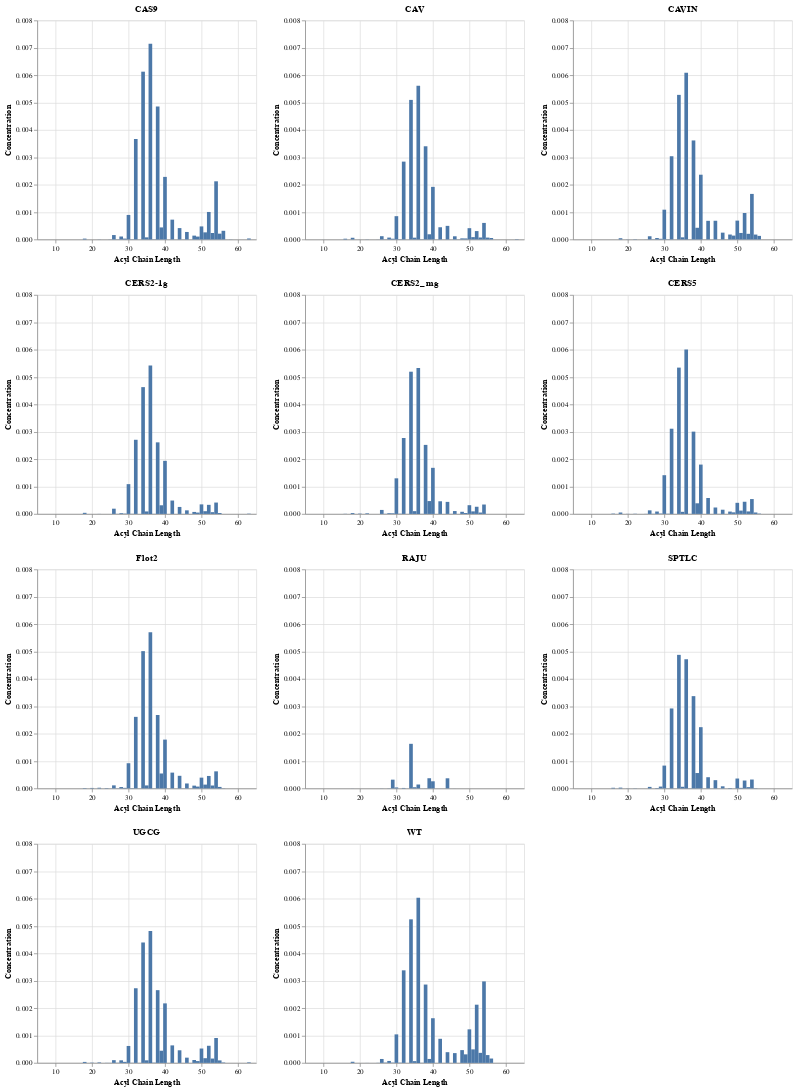

The notebook cell this image was saved under:
### Code cell
a = alt.Chart(ptns).mark_bar().encode(
    x='Acyl Chain Length:Q',
    y=alt.Y('CAS9:Q').title('Concentration'),
    tooltip=['Acyl Chain Length', 'CAS9']
).properties(
    title='CAS9'
)

b = alt.Chart(ptns).mark_bar().encode(
    x='Acyl Chain Length:Q',
    y=alt.Y('CAV:Q').title('Concentration').scale(domain=[0,.008]),
    tooltip=['Acyl Chain Length', 'CAV']
).properties(
    title='CAV'
)

c = alt.Chart(ptns).mark_bar().encode(
    x='Acyl Chain Length:Q',
    y=alt.Y('CAVIN:Q').title('Concentration').scale(domain=[0,.008]),
    tooltip=['Acyl Chain Length', 'CAVIN']
).properties(
    title='CAVIN'
)

d = alt.Chart(ptns).mark_bar().encode(
    x='Acyl Chain Length:Q',
    y=alt.Y('CERS2-1g:Q').title('Concentration').scale(domain=[0,.008]),
    tooltip=['Acyl Chain Length', 'CERS2-1g']
).properties(
    title='CERS2-1g'
)

e = alt.Chart(ptns).mark_bar().encode(
    x='Acyl Chain Length:Q',
    y=alt.Y('CERS2_mg:Q').title('Concentration').scale(domain=[0,.008]),
    tooltip=['Acyl Chain Length', 'CERS2_mg']
).properties(
    title='CERS2_mg'
)

f = alt.Chart(ptns).mark_bar().encode(
    x='Acyl Chain Length:Q',
    y=alt.Y('CERS5:Q').title('Concentration').scale(domain=[0,.008]),
    tooltip=['Acyl Chain Length', 'CERS5']
).properties(
    title='CERS5'
)

g = alt.Chart(ptns).mark_bar().encode(
    x='Acyl Chain Length:Q',
    y=alt.Y('Flot2:Q').title('Concentration').scale(domain=[0,.008]),
    tooltip=['Acyl Chain Length', 'Flot2']
).properties(
    title='Flot2'
)

h = alt.Chart(ptns).mark_bar().encode(
    x='Acyl Chain Length:Q',
    y=alt.Y('RAJU:Q').title('Concentration').scale(domain=[0,.008]),
    tooltip=['Acyl Chain Length', 'RAJU']
).properties(
    title='RAJU'
)

i = alt.Chart(ptns).mark_bar().encode(
    x='Acyl Chain Length:Q',
    y=alt.Y('SPTLC:Q').title('Concentration').scale(domain=[0,.008]),
    tooltip=['Acyl Chain Length', 'SPTLC']
).properties(
    title='SPTLC'
)

j = alt.Chart(ptns).mark_bar().encode(
    x='Acyl Chain Length:Q',
    y=alt.Y('UGCG:Q').title('Concentration').scale(domain=[0,.008]),
    tooltip=['Acyl Chain Length', 'UGCG']
).properties(
    title='UGCG'
)

k = alt.Chart(ptns).mark_bar().encode(
    x='Acyl Chain Length:Q',
    y=alt.Y('WT:Q').title('Concentration').scale(domain=[0,.008]),
    tooltip=['Acyl Chain Length', 'WT']
).properties(
    title='WT'
)

chain_lengths = (a | b | c) & (d | e | f) & (g | h | i) & (j | k)
chain_lengths

### Figure 1 — Vega-Lite specification as saved in the notebook (floating-point values rounded to 4 significant figures)
{"config": {"view": {"continuousWidth": 300, "continuousHeight": 300}}, "vconcat": [{"hconcat": [{"mark": {"type": "bar"}, "encoding": {"tooltip": [{"field": "Acyl Chain Length", "type": "quantitative"}, {"field": "CAS9", "type": "quantitative"}], "x": {"field": "Acyl Chain Length", "type": "quantitative"}, "y": {"field": "CAS9", "title": "Concentration", "type": "quantitative"}}, "title": "CAS9"}, {"mark": {"type": "bar"}, "encoding": {"tooltip": [{"field": "Acyl Chain Length", "type": "quantitative"}, {"field": "CAV", "type": "quantitative"}], "x": {"field": "Acyl Chain Length", "type": "quantitative"}, "y": {"field": "CAV", "scale": {"domain": [0, 0.008]}, "title": "Concentration", "type": "quantitative"}}, "title": "CAV"}, {"mark": {"type": "bar"}, "encoding": {"tooltip": [{"field": "Acyl Chain Length", "type": "quantitative"}, {"field": "CAVIN", "type": "quantitative"}], "x": {"field": "Acyl Chain Length", "type": "quantitative"}, "y": {"field": "CAVIN", "scale": {"domain": [0, 0.008]}, "title": "Concentration", "type": "quantitative"}}, "title": "CAVIN"}]}, {"hconcat": [{"mark": {"type": "bar"}, "encoding": {"tooltip": [{"field": "Acyl Chain Length", "type": "quantitative"}, {"field": "CERS2-1g", "type": "quantitative"}], "x": {"field": "Acyl Chain Length", "type": "quantitative"}, "y": {"field": "CERS2-1g", "scale": {"domain": [0, 0.008]}, "title": "Concentration", "type": "quantitative"}}, "title": "CERS2-1g"}, {"mark": {"type": "bar"}, "encoding": {"tooltip": [{"field": "Acyl Chain Length", "type": "quantitative"}, {"field": "CERS2_mg", "type": "quantitative"}], "x": {"field": "Acyl Chain Length", "type": "quantitative"}, "y": {"field": "CERS2_mg", "scale": {"domain": [0, 0.008]}, "title": "Concentration", "type": "quantitative"}}, "title": "CERS2_mg"}, {"mark": {"type": "bar"}, "encoding": {"tooltip": [{"field": "Acyl Chain Length", "type": "quantitative"}, {"field": "CERS5", "type": "quantitative"}], "x": {"field": "Acyl Chain Length", "type": "quantitative"}, "y": {"field": "CERS5", "scale": {"domain": [0, 0.008]}, "title": "Concentration", "type": "quantitative"}}, "title": "CERS5"}]}, {"hconcat": [{"mark": {"type": "bar"}, "encoding": {"tooltip": [{"field": "Acyl Chain Length", "type": "quantitative"}, {"field": "Flot2", "type": "quantitative"}], "x": {"field": "Acyl Chain Length", "type": "quantitative"}, "y": {"field": "Flot2", "scale": {"domain": [0, 0.008]}, "title": "Concentration", "type": "quantitative"}}, "title": "Flot2"}, {"mark": {"type": "bar"}, "encoding": {"tooltip": [{"field": "Acyl Chain Length", "type": "quantitative"}, {"field": "RAJU", "type": "quantitative"}], "x": {"field": "Acyl Chain Length", "type": "quantitative"}, "y": {"field": "RAJU", "scale": {"domain": [0, 0.008]}, "title": "Concentration", "type": "quantitative"}}, "title": "RAJU"}, {"mark": {"type": "bar"}, "encoding": {"tooltip": [{"field": "Acyl Chain Length", "type": "quantitative"}, {"field": "SPTLC", "type": "quantitative"}], "x": {"field": "Acyl Chain Length", "type": "quantitative"}, "y": {"field": "SPTLC", "scale": {"domain": [0, 0.008]}, "title": "Concentration", "type": "quantitative"}}, "title": "SPTLC"}]}, {"hconcat": [{"mark": {"type": "bar"}, "encoding": {"tooltip": [{"field": "Acyl Chain Length", "type": "quantitative"}, {"field": "UGCG", "type": "quantitative"}], "x": {"field": "Acyl Chain Length", "type": "quantitative"}, "y": {"field": "UGCG", "scale": {"domain": [0, 0.008]}, "title": "Concentration", "type": "quantitative"}}, "title": "UGCG"}, {"mark": {"type": "bar"}, "encoding": {"tooltip": [{"field": "Acyl Chain Length", "type": "quantitative"}, {"field": "WT", "type": "quantitative"}], "x": {"field": "Acyl Chain Length", "type": "quantitative"}, "y": {"field": "WT", "scale": {"domain": [0, 0.008]}, "title": "Concentration", "type": "quantitative"}}, "title": "WT"}]}], "data": {"name": "data-e723078d06e950905c27b1486dc007dc"}, "$schema": "https://vega.github.io/schema/vega-lite/v5.16.3.json", "datasets": {"data-e723078d06e950905c27b1486dc007dc": [{"Acyl Chain Length": 10, "CAS9": 0.0, "CAV": 1.249e-06, "CAVIN": 5.156e-08, "CERS2-1g": 0.0, "CERS2_mg": 1.64e-08, "CERS5": 0.0, "Flot2": 0.0, "RAJU": 0.0, "SPTLC": 7.475e-07, "UGCG": 0.0, "WT": 5.39e-08}, {"Acyl Chain Length": 12, "CAS9": 3.747e-07, "CAV": 6.55e-07, "CAVIN": 1.383e-07, "CERS2-1g": 2.226e-07, "CERS2_mg": 0.0, "CERS5": 0.0, "Flot2": 5.156e-08, "RAJU": 0.0, "SPTLC": 1.101e-07, "UGCG": 3.187e-07, "WT": 8.671e-08}, {"Acyl Chain Length": 14, "CAS9": 0.0, "CAV": 3.609e-08, "CAVIN": 0.0, "CERS2-1g": 0.0, "CERS2_mg": 0.0, "CERS5": 0.0, "Flot2": 0.0, "RAJU": 0.0, "SPTLC": 0.0, "UGCG": 0.0, "WT": 0.0}, {"Acyl Chain Length": 16, "CAS9": 5.601e-07, "CAV": 2.676e-05, "CAVIN": 6.953e-07, "CERS2-1g": 2.461e-07, "CERS2_mg": 5.856e-06, "CERS5": 1.329e-05, "Flot2": 4.332e-07, "RAJU": 3.047e-07, "SPTLC": 2.265e-05, "UGCG": 4.992e-07, "WT": 0.0}, {"Acyl Chain Length": 18, "CAS9": 3.039e-05, "CAV": 6.092e-05, "CAVIN": 4.435e-05, "CERS2-1g": 4.014e-05, "CERS2_mg": 3.151e-05, "CERS5": 5.171e-05, "Flot2": 1.307e-05, "RAJU": 2.39e-06, "SPTLC": 2.846e-05, "UGCG": 3.518e-05, "WT": 4.081e-05}, {"Acyl Chain Length": 20, "CAS9": 3.811e-07, "CAV": 1.581e-06, "CAVIN": 4.07e-06, "CERS2-1g": 4.958e-07, "CERS2_mg": 1.265e-05, "CERS5": 4.417e-06, "Flot2": 1.707e-05, "RAJU": 0.0, "SPTLC": 5.094e-06, "UGCG": 1.027e-05, "WT": 8.448e-07}, {"Acyl Chain Length": 22, "CAS9": 3.529e-06, "CAV": 4.481e-06, "CAVIN": 8.996e-06, "CERS2-1g": 2.713e-06, "CERS2_mg": 2.228e-05, "CERS5": 7.345e-06, "Flot2": 2.432e-05, "RAJU": 2.203e-07, "SPTLC": 6.048e-06, "UGCG": 1.904e-05, "WT": 1.918e-06}, {"Acyl Chain Length": 24, "CAS9": 2.039e-07, "CAV": 9.597e-07, "CAVIN": 6.526e-07, "CERS2-1g": 1.453e-07, "CERS2_mg": 2.765e-07, "CERS5": 4.921e-07, "Flot2": 1.236e-05, "RAJU": 0.0, "SPTLC": 6.815e-07, "UGCG": 4.1e-06, "WT": 1.57e-07}, {"Acyl Chain Length": 25, "CAS9": 4.245e-06, "CAV": 2.441e-06, "CAVIN": 2.69e-06, "CERS2-1g": 9.858e-07, "CERS2_mg": 1.111e-06, "CERS5": 3.436e-06, "Flot2": 2.116e-06, "RAJU": 0.0, "SPTLC": 2.578e-07, "UGCG": 3.054e-06, "WT": 4.173e-06}, {"Acyl Chain Length": 26, "CAS9": 0.0001601, "CAV": 0.0001185, "CAVIN": 0.0001167, "CERS2-1g": 0.0001911, "CERS2_mg": 0.0001456, "CERS5": 0.0001307, "Flot2": 0.0001108, "RAJU": 2.868e-06, "SPTLC": 5.531e-05, "UGCG": 9.951e-05, "WT": 0.0001429}, {"Acyl Chain Length": 27, "CAS9": 5.689e-06, "CAV": 4.126e-06, "CAVIN": 5.516e-06, "CERS2-1g": 3.687e-06, "CERS2_mg": 4.215e-06, "CERS5": 5.495e-06, "Flot2": 4.085e-06, "RAJU": 3.75e-08, "SPTLC": 8.198e-07, "UGCG": 5.88e-06, "WT": 9.913e-06}, {"Acyl Chain Length": 28, "CAS9": 0.0001074, "CAV": 6.816e-05, "CAVIN": 5.237e-05, "CERS2-1g": 2.682e-05, "CERS2_mg": 2.642e-05, "CERS5": 8.745e-05, "Flot2": 4.973e-05, "RAJU": 5.243e-06, "SPTLC": 1.405e-05, "UGCG": 9.387e-05, "WT": 7.042e-05}, {"Acyl Chain Length": 29, "CAS9": 3.109e-05, "CAV": 2.651e-05, "CAVIN": 2.37e-05, "CERS2-1g": 1.143e-05, "CERS2_mg": 2.23e-05, "CERS5": 1.4e-05, "Flot2": 2.021e-05, "RAJU": 0.0003193, "SPTLC": 6.69e-05, "UGCG": 3.733e-05, "WT": 1.065e-05}, {"Acyl Chain Length": 30, "CAS9": 0.0008955, "CAV": 0.0008502, "CAVIN": 0.001087, "CERS2-1g": 0.001088, "CERS2_mg": 0.0013, "CERS5": 0.001414, "Flot2": 0.0009194, "RAJU": 3.482e-05, "SPTLC": 0.0008332, "UGCG": 0.0006182, "WT": 0.001041}, {"Acyl Chain Length": 31, "CAS9": 6.942e-06, "CAV": 8.099e-06, "CAVIN": 7.492e-06, "CERS2-1g": 5.001e-06, "CERS2_mg": 8.333e-06, "CERS5": 7.107e-06, "Flot2": 9.23e-06, "RAJU": 6.562e-08, "SPTLC": 3.057e-06, "UGCG": 4.14e-06, "WT": 8.299e-06}, {"Acyl Chain Length": 32, "CAS9": 0.00367, "CAV": 0.002843, "CAVIN": 0.00304, "CERS2-1g": 0.002709, "CERS2_mg": 0.002773, "CERS5": 0.003113, "Flot2": 0.002613, "RAJU": 1.672e-05, "SPTLC": 0.002921, "UGCG": 0.002726, "WT": 0.003381}, {"Acyl Chain Length": 33, "CAS9": 1.058e-06, "CAV": 1.115e-06, "CAVIN": 5.093e-07, "CERS2-1g": 5.593e-07, "CERS2_mg": 1.161e-06, "CERS5": 3.8e-07, "Flot2": 1.567e-06, "RAJU": 1.031e-07, "SPTLC": 5.028e-07, "UGCG": 1.639e-06, "WT": 5.699e-07}, {"Acyl Chain Length": 34, "CAS9": 0.006128, "CAV": 0.005097, "CAVIN": 0.005281, "CERS2-1g": 0.004632, "CERS2_mg": 0.005195, "CERS5": 0.005345, "Flot2": 0.005014, "RAJU": 0.001629, "SPTLC": 0.004878, "UGCG": 0.004398, "WT": 0.005244}, {"Acyl Chain Length": 35, "CAS9": 7.649e-05, "CAV": 6.436e-05, "CAVIN": 7.726e-05, "CERS2-1g": 9.096e-05, "CERS2_mg": 0.0001012, "CERS5": 7.631e-05, "Flot2": 0.0001089, "RAJU": 4.188e-05, "SPTLC": 5.937e-05, "UGCG": 9.327e-05, "WT": 6.36e-05}, {"Acyl Chain Length": 36, "CAS9": 0.007148, "CAV": 0.005615, "CAVIN": 0.006087, "CERS2-1g": 0.005423, "CERS2_mg": 0.005328, "CERS5": 0.006011, "Flot2": 0.005703, "RAJU": 0.0001425, "SPTLC": 0.004716, "UGCG": 0.004818, "WT": 0.006036}, {"Acyl Chain Length": 37, "CAS9": 6.985e-06, "CAV": 6.824e-06, "CAVIN": 3.702e-06, "CERS2-1g": 3.541e-06, "CERS2_mg": 3.213e-06, "CERS5": 2.624e-06, "Flot2": 3.055e-06, "RAJU": 0.0, "SPTLC": 4.254e-06, "UGCG": 9.102e-06, "WT": 4.202e-06}, {"Acyl Chain Length": 38, "CAS9": 0.004855, "CAV": 0.003403, "CAVIN": 0.003616, "CERS2-1g": 0.002614, "CERS2_mg": 0.002522, "CERS5": 0.003006, "Flot2": 0.002682, "RAJU": 2.617e-06, "SPTLC": 0.00337, "UGCG": 0.002657, "WT": 0.002861}, {"Acyl Chain Length": 39, "CAS9": 0.0004393, "CAV": 0.0001887, "CAVIN": 0.000426, "CERS2-1g": 0.0003155, "CERS2_mg": 0.0004692, "CERS5": 0.0003883, "Flot2": 0.0005449, "RAJU": 0.0003714, "SPTLC": 0.0005615, "UGCG": 0.0004442, "WT": 0.0001438}, {"Acyl Chain Length": 40, "CAS9": 0.002285, "CAV": 0.001921, "CAVIN": 0.002365, "CERS2-1g": 0.001939, "CERS2_mg": 0.001684, "CERS5": 0.001802, "Flot2": 0.001782, "RAJU": 0.0002597, "SPTLC": 0.002236, "UGCG": 0.002174, "WT": 0.001631}, {"Acyl Chain Length": 41, "CAS9": 5.222e-07, "CAV": 2.912e-07, "CAVIN": 1.134e-07, "CERS2-1g": 2.209e-07, "CERS2_mg": 1.815e-07, "CERS5": 1.912e-07, "Flot2": 1.382e-07, "RAJU": 0.0, "SPTLC": 5.493e-08, "UGCG": 3.49e-07, "WT": 2.242e-07}, {"Acyl Chain Length": 42, "CAS9": 0.000723, "CAV": 0.0004451, "CAVIN": 0.0006803, "CERS2-1g": 0.0004888, "CERS2_mg": 0.000462, "CERS5": 0.0005815, "Flot2": 0.0005765, "RAJU": 6.093e-08, "SPTLC": 0.0004085, "UGCG": 0.0006391, "WT": 0.0008797}, {"Acyl Chain Length": 43, "CAS9": 8.194e-07, "CAV": 4.263e-07, "CAVIN": 2.331e-08, "CERS2-1g": 2.039e-07, "CERS2_mg": 1.172e-07, "CERS5": 3.816e-07, "Flot2": 1.708e-07, "RAJU": 0.0, "SPTLC": 0.0, "UGCG": 5.274e-07, "WT": 5.734e-07}, {"Acyl Chain Length": 44, "CAS9": 0.0004145, "CAV": 0.0004959, "CAVIN": 0.0006825, "CERS2-1g": 0.000255, "CERS2_mg": 0.0004399, "CERS5": 0.0002344, "Flot2": 0.0004601, "RAJU": 0.0003693, "SPTLC": 0.0003009, "UGCG": 0.0004603, "WT": 0.0003907}, {"Acyl Chain Length": 45, "CAS9": 1.619e-06, "CAV": 9.387e-07, "CAVIN": 7.257e-07, "CERS2-1g": 1.636e-06, "CERS2_mg": 2.719e-06, "CERS5": 2.939e-06, "Flot2": 2.972e-06, "RAJU": 0.0, "SPTLC": 5.737e-07, "UGCG": 1.323e-07, "WT": 1.138e-06}, {"Acyl Chain Length": 46, "CAS9": 0.0002732, "CAV": 0.0001153, "CAVIN": 0.0002483, "CERS2-1g": 0.0001307, "CERS2_mg": 0.000105, "CERS5": 0.0001536, "Flot2": 0.0001801, "RAJU": 1.34e-06, "SPTLC": 7.647e-05, "UGCG": 0.0001908, "WT": 0.0003571}, {"Acyl Chain Length": 47, "CAS9": 2.892e-08, "CAV": 4.149e-06, "CAVIN": 1.166e-07, "CERS2-1g": 0.0, "CERS2_mg": 6.327e-08, "CERS5": 8.916e-08, "Flot2": 6.828e-08, "RAJU": 0.0, "SPTLC": 1.233e-07, "UGCG": 2.947e-07, "WT": 6.54e-08}, {"Acyl Chain Length": 48, "CAS9": 0.0001394, "CAV": 3.933e-05, "CAVIN": 0.0001794, "CERS2-1g": 7.278e-05, "CERS2_mg": 7.797e-05, "CERS5": 8.535e-05, "Flot2": 0.0001011, "RAJU": 4.095e-07, "SPTLC": 1.377e-05, "UGCG": 0.0001043, "WT": 0.0004667}, {"Acyl Chain Length": 49, "CAS9": 0.0001046, "CAV": 3.657e-05, "CAVIN": 0.0001404, "CERS2-1g": 4.92e-05, "CERS2_mg": 3.359e-05, "CERS5": 5.728e-05, "Flot2": 6.679e-05, "RAJU": 0.0, "SPTLC": 0.0, "UGCG": 6.545e-05, "WT": 0.0003116}, {"Acyl Chain Length": 50, "CAS9": 0.0004757, "CAV": 0.0004114, "CAVIN": 0.0006879, "CERS2-1g": 0.0003485, "CERS2_mg": 0.0003189, "CERS5": 0.0004057, "Flot2": 0.0003932, "RAJU": 0.0, "SPTLC": 0.0003605, "UGCG": 0.0005246, "WT": 0.001225}, {"Acyl Chain Length": 51, "CAS9": 0.000259, "CAV": 8.423e-05, "CAVIN": 0.0002371, "CERS2-1g": 9.959e-05, "CERS2_mg": 9.295e-05, "CERS5": 0.0001212, "Flot2": 0.0001386, "RAJU": 0.0, "SPTLC": 1.956e-05, "UGCG": 0.0001709, "WT": 0.0004935}, {"Acyl Chain Length": 52, "CAS9": 0.001004, "CAV": 0.0003057, "CAVIN": 0.0009659, "CERS2-1g": 0.0003317, "CERS2_mg": 0.0002619, "CERS5": 0.0004447, "Flot2": 0.0004545, "RAJU": 0.0, "SPTLC": 0.0002877, "UGCG": 0.0006252, "WT": 0.002126}, {"Acyl Chain Length": 53, "CAS9": 0.0002346, "CAV": 7.071e-05, "CAVIN": 0.0002055, "CERS2-1g": 6.385e-05, "CERS2_mg": 4.966e-05, "CERS5": 9.13e-05, "Flot2": 0.0001056, "RAJU": 0.0, "SPTLC": 4.579e-05, "UGCG": 0.000158, "WT": 0.0003662}, {"Acyl Chain Length": 54, "CAS9": 0.002124, "CAV": 0.0006035, "CAVIN": 0.001663, "CERS2-1g": 0.0004152, "CERS2_mg": 0.0003434, "CERS5": 0.0005427, "Flot2": 0.0006231, "RAJU": 0.0, "SPTLC": 0.000324, "UGCG": 0.0009092, "WT": 0.002976}, {"Acyl Chain Length": 55, "CAS9": 0.0002113, "CAV": 6.772e-05, "CAVIN": 0.0001784, "CERS2-1g": 3.448e-05, "CERS2_mg": 0.0, "CERS5": 5.249e-05, "Flot2": 5.443e-05, "RAJU": 0.0, "SPTLC": 8.851e-06, "UGCG": 9.061e-05, "WT": 0.0002852}, {"Acyl Chain Length": 56, "CAS9": 0.0003157, "CAV": 5.232e-05, "CAVIN": 0.0001301, "CERS2-1g": 8.507e-07, "CERS2_mg": 6.702e-07, "CERS5": 1.267e-05, "Flot2": 6.234e-06, "RAJU": 0.0, "SPTLC": 7.312e-07, "UGCG": 1.515e-05, "WT": 0.0001591}, {"Acyl Chain Length": 57, "CAS9": 5.39e-08, "CAV": 0.0, "CAVIN": 5.859e-08, "CERS2-1g": 0.0, "CERS2_mg": 0.0, "CERS5": 0.0, "Flot2": 0.0, "RAJU": 0.0, "SPTLC": 0.0, "UGCG": 0.0, "WT": 1.125e-07}, {"Acyl Chain Length": 58, "CAS9": 4.296e-06, "CAV": 5.624e-08, "CAVIN": 0.0, "CERS2-1g": 0.0, "CERS2_mg": 0.0, "CERS5": 0.0, "Flot2": 0.0, "RAJU": 0.0, "SPTLC": 0.0, "UGCG": 2.32e-07, "WT": 4.265e-07}, {"Acyl Chain Length": 63, "CAS9": 3.527e-05, "CAV": 1.147e-05, "CAVIN": 0.0, "CERS2-1g": 1.078e-05, "CERS2_mg": 0.0, "CERS5": 0.0, "Flot2": 0.0, "RAJU": 0.0, "SPTLC": 0.0, "UGCG": 2.046e-05, "WT": 0.0}]}}
